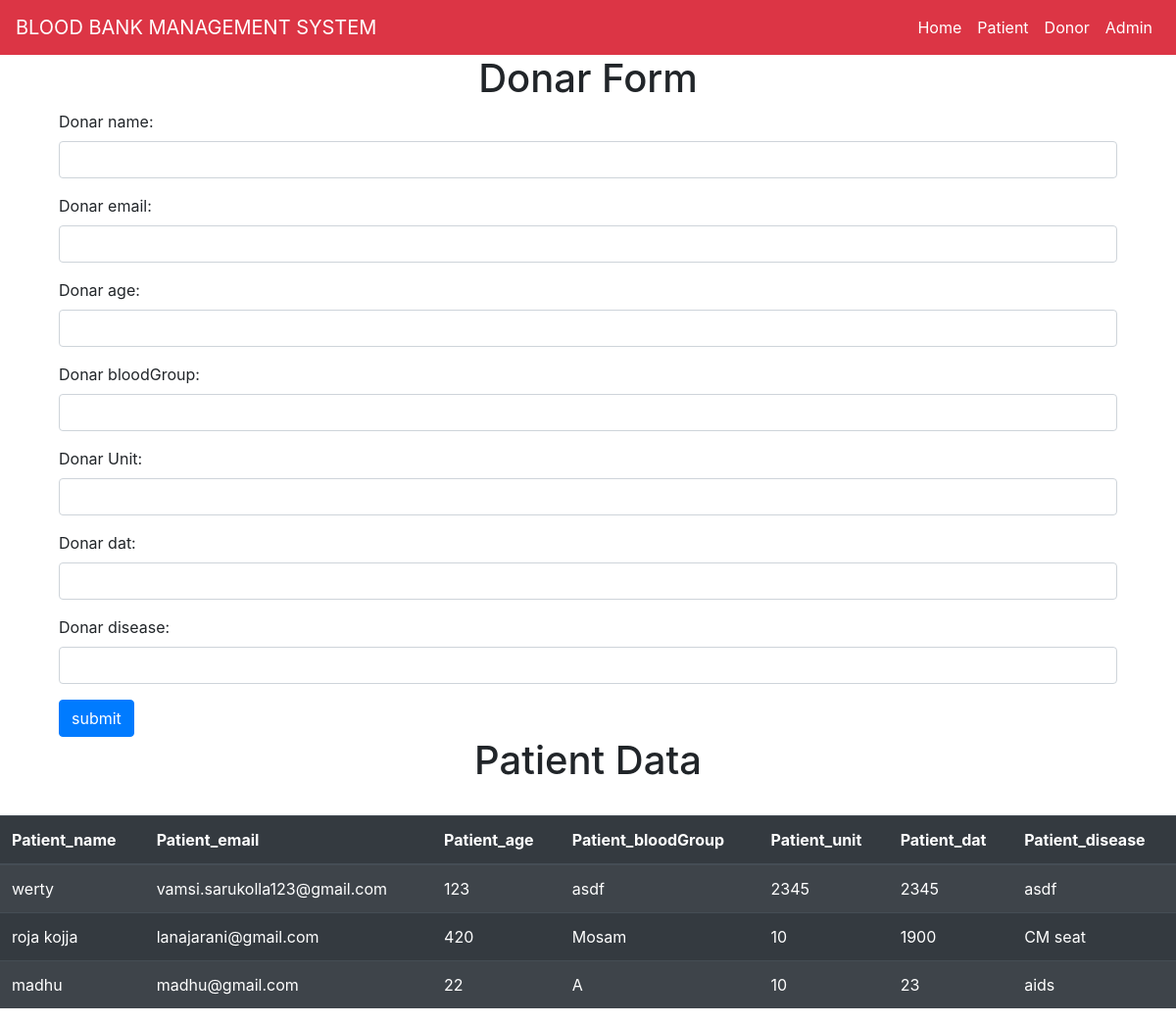
The app's page /donor/ (signed in) with its own data.
### Bloodapp/models.py (models this page shows)
class Patient(models.Model):
   Patient_name=models.CharField(max_length=50,null=True)
   Patient_email=models.EmailField(max_length=50,null=True)
   Patient_age=models.IntegerField(null=True)
   Patient_bloodGroup=models.CharField(max_length=10,null=True)
   Patient_Unit=models.IntegerField(null=True)
   Patient_dat=models.IntegerField(null=True)
   Patient_disease=models.CharField(max_length=50,null=True)

### Bloodapp/views.py (the view)
# urls.py: path('donor/',views.donor,name='donor'),
@login_required(login_url='plogin')
def donor(request):
     donar_form=DonorForm()
     if request.method=='POST':
        donar_form=DonorForm(request.POST)
        donar_form.save()
        donar_form=DonorForm()
     ddata=Donar.objects.all()
     pdata=Patient.objects.all()
     context={
         'dform':donar_form,
         'ddata':ddata,
          'pdata':pdata
    }
     return render (request,'donar.html',context)

### Bloodapp/forms.py
class DonorForm(forms.ModelForm):
    class Meta:
        model=Donar
        fields='__all__'
        widgets={
             'id':forms.TextInput(attrs={'class':'form-control'}),
             'Donar_name':forms.TextInput(attrs={'class':'form-control'}),
              'Donar_email':forms.TextInput(attrs={'class':'form-control'}),
               'Donar_age':forms.TextInput(attrs={'class':'form-control'}),
                'Donar_bloodGroup':forms.TextInput(attrs={'class':'form-control'}),
                'Donar_Unit':forms.TextInput(attrs={'class':'form-control'}),
                'Donar_dat':forms.TextInput(attrs={'class':'form-control'}),
               'Donar_disease':forms.TextInput(attrs={'class':'form-control'}),
        }

### templates/donar.html (shortened to what this page needs)
<!DOCTYPE html>
<html>
<head>
  <link rel="stylesheet" href="https://cdn.jsdelivr.net/npm/bootstrap@4.3.1/dist/css/bootstrap.min.css">
</head>
<body>
  <nav class="navbar navbar-expand-lg navbar-light bg-danger">
    <a class="navbar-brand text-white">BLOOD BANK MANAGEMENT SYSTEM</a>
    <div class="collapse navbar-collapse" id="navbarNavAltMarkup">
        <div class="navbar-nav ml-auto">
            <a class="nav-item nav-link text-white" href="/"> Home <span class="sr-only">(current)</span></a>
            <a class="nav-item nav-link text-white" href="/patient"> Patient</a>
            <a class="nav-item nav-link text-white" href="/donor"> Donor</a>
            <a class="nav-item nav-link text-white" href="/login"> Admin</a>
        </div>
    </div>
</nav>
  <section class="hero is-medium is-large container">
  <div class="hero-head">
    <div class="hero-body">
      <div class="container has-text-centered">
        <form action="" method="post" enctype="multipart/form-data" >
          <h1 class="text-center">Donar Form</h1>
           {{dform.as_p}}
          <input type="submit" value="submit" class="btn btn-primary">
        </form>
      </div>
    </div>
  </div>
  </section>
  <h1 class="text-center">Patient Data</h1>
  <br>
  <table class="table table-striped table-dark">
    <thead>
      <tr>
        <th scope="col">Patient_name</th>
        <th scope="col">Patient_email</th>
        <th scope="col">Patient_age</th>
        <th scope="col">Patient_bloodGroup</th>
        <th scope="col">Patient_unit</th>
        <th scope="col">Patient_dat</th>
        <th scope="col">Patient_disease</th>
      </tr>
    </thead>
    <tbody>
      {% for i in pdata %}
      <tr>
        <td>{{i.Patient_name}}</td>
        <td>{{i.Patient_email}}</td>
        <td>{{i.Patient_age}}</td>
        <td>{{i.Patient_bloodGroup}}</td>
        <td>{{i.Patient_Unit}}</td>
        <td>{{i.Patient_dat}}</td>
        <td>{{i.Patient_disease}}</td>
      </tr>
      {% endfor%}
    </tbody>
  </table>
</body>
</html>

### records on screen
Patient: Patient_name "werty", Patient_email "vamsi.sarukolla123@gmail.com", Patient_age "123", Patient_bloodGroup "asdf", Patient_Unit "2345", Patient_dat "2345", Patient_disease "asdf"
Patient: Patient_name "roja kojja", Patient_email "lanajarani@gmail.com", Patient_age "420", Patient_bloodGroup "Mosam", Patient_Unit "10", Patient_dat "1900", Patient_disease "CM seat"
Patient: Patient_name "madhu", Patient_email "madhu@gmail.com", Patient_age "22", Patient_bloodGroup "A", Patient_Unit "10", Patient_dat "23", Patient_disease "aids"
